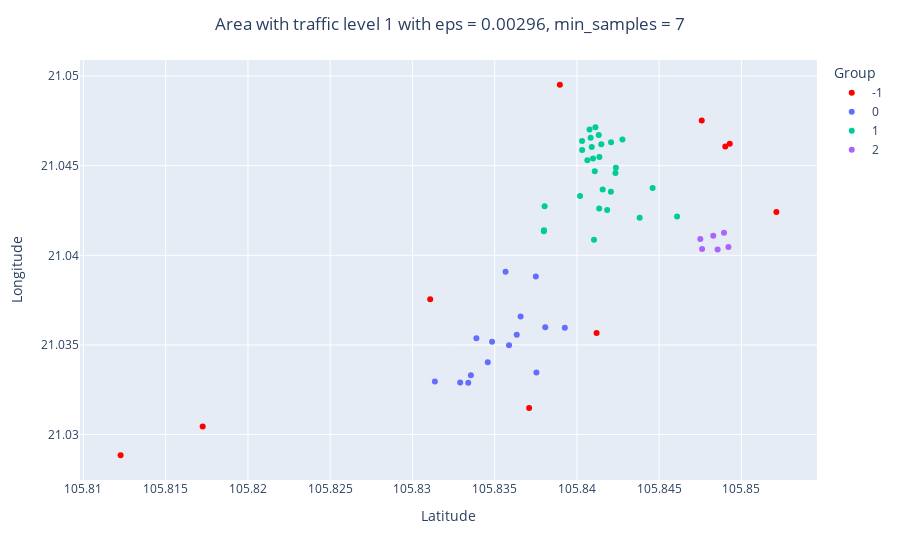

Notebook source saved alongside this figure:
### Code cell
after_fig1 = px.scatter(TF_1, 
                        x = "Latitude",
                        y = "Longitude", 
                        color=TF_1['labels'].astype(str),
                        color_discrete_map={'-1':'red', '0': '#636EFA'},
                        labels={"color" : "Group"},
                      ) #Default eps, min
after_fig1.update_layout(
            title={
            'text' : "Area with traffic level 1 with eps = 0.00296, min_samples = 7",
            'x':0.5,
            'xanchor': 'center',
        })
after_fig1

### Figure 1 — Plotly figure (JSON) as saved in the notebook; plotly's stock layout.template omitted (floating-point values rounded to 4 significant figures)
{"data": [{"hovertemplate": "Group=-1<br>Latitude=%{x}<br>Longitude=%{y}<extra></extra>", "legendgroup": "-1", "marker": {"color": "red", "symbol": "circle"}, "mode": "markers", "name": "-1", "orientation": "v", "showlegend": true, "type": "scatter", "x": [105.8, 105.9, 105.8, 105.8, 105.8, 105.8, 105.8, 105.8, 105.8, 105.8], "xaxis": "x", "y": [21.05, 21.04, 21.05, 21.04, 21.03, 21.03, 21.05, 21.03, 21.04, 21.05], "yaxis": "y"}, {"hovertemplate": "Group=0<br>Latitude=%{x}<br>Longitude=%{y}<extra></extra>", "legendgroup": "0", "marker": {"color": "#636EFA", "symbol": "circle"}, "mode": "markers", "name": "0", "orientation": "v", "showlegend": true, "type": "scatter", "x": [105.8, 105.8, 105.8, 105.8, 105.8, 105.8, 105.8, 105.8, 105.8, 105.8, 105.8, 105.8, 105.8, 105.8, 105.8], "xaxis": "x", "y": [21.03, 21.04, 21.04, 21.04, 21.04, 21.04, 21.04, 21.04, 21.04, 21.03, 21.03, 21.03, 21.03, 21.03, 21.03], "yaxis": "y"}, {"hovertemplate": "Group=1<br>Latitude=%{x}<br>Longitude=%{y}<extra></extra>", "legendgroup": "1", "marker": {"color": "#00cc96", "symbol": "circle"}, "mode": "markers", "name": "1", "orientation": "v", "showlegend": true, "type": "scatter", "x": [105.8, 105.8, 105.8, 105.8, 105.8, 105.8, 105.8, 105.8, 105.8, 105.8, 105.8, 105.8, 105.8, 105.8, 105.8, 105.8, 105.8, 105.8, 105.8, 105.8, 105.8, 105.8, 105.8, 105.8, 105.8, 105.8, 105.8, 105.8], "xaxis": "x", "y": [21.04, 21.04, 21.04, 21.04, 21.05, 21.04, 21.04, 21.04, 21.04, 21.04, 21.05, 21.05, 21.05, 21.05, 21.05, 21.05, 21.05, 21.05, 21.05, 21.05, 21.05, 21.04, 21.04, 21.05, 21.04, 21.04, 21.04, 21.04], "yaxis": "y"}, {"hovertemplate": "Group=2<br>Latitude=%{x}<br>Longitude=%{y}<extra></extra>", "legendgroup": "2", "marker": {"color": "#ab63fa", "symbol": "circle"}, "mode": "markers", "name": "2", "orientation": "v", "showlegend": true, "type": "scatter", "x": [105.8, 105.8, 105.8, 105.8, 105.8, 105.8], "xaxis": "x", "y": [21.04, 21.04, 21.04, 21.04, 21.04, 21.04], "yaxis": "y"}], "layout": {"legend": {"title": {"text": "Group"}, "tracegroupgap": 0}, "margin": {"t": 60}, "title": {"text": "Area with traffic level 1 with eps = 0.00296, min_samples = 7", "x": 0.5, "xanchor": "center"}, "xaxis": {"anchor": "y", "domain": [0, 1], "title": {"text": "Latitude"}}, "yaxis": {"anchor": "x", "domain": [0, 1], "title": {"text": "Longitude"}}}}
